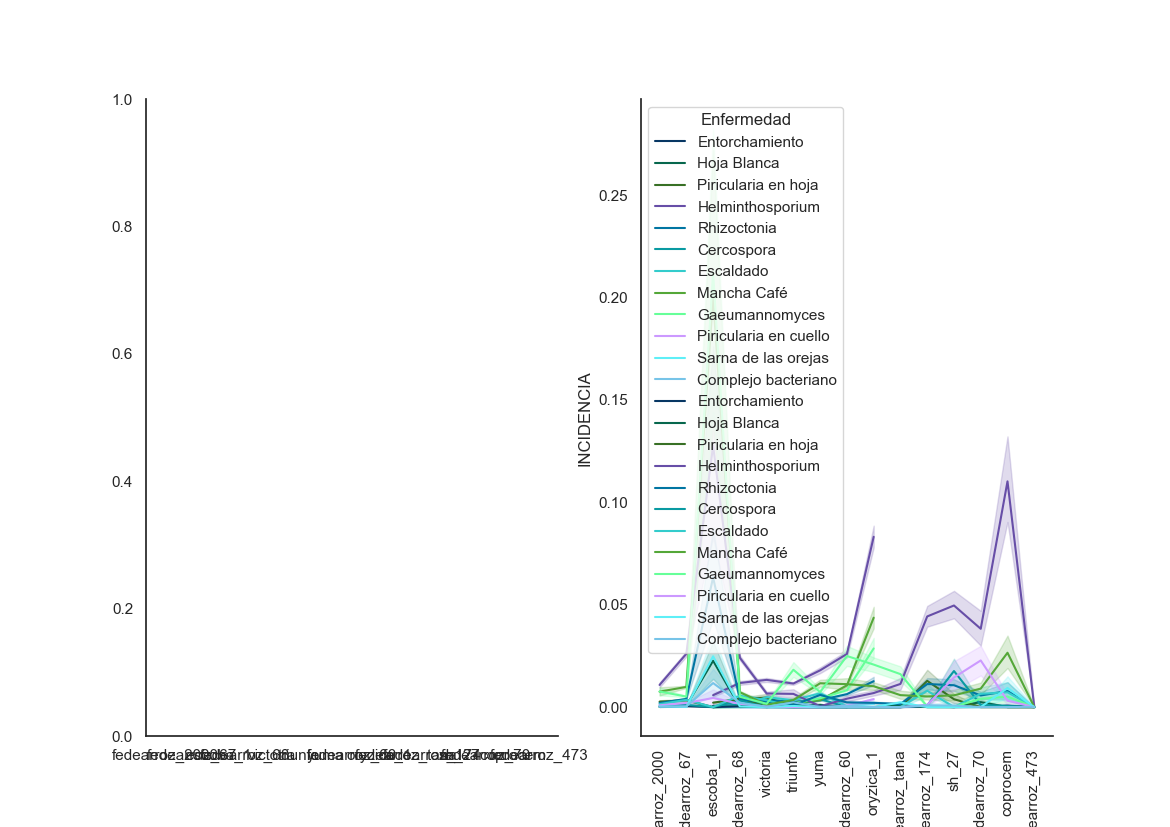

Write Python code to recreate this figure.
import pandas as pd
import numpy as np
import matplotlib.pyplot as plt
import seaborn as sns
lsp = pd.read_excel('C:\\Users\\Biomodelacion\\Desktop\\ProyectoArroz\\lotes_sensores_pesos.xlsx')

########### Consideraciones iniciales ############
nombres = {'inc_entorchamiento':'Entorchamiento', 'inc_hoja blanca':'Hoja Blanca',
           'inc_piri_hoja':'Piricularia en hoja', 'inc_helmitosporium':'Helminthosporium',
           'inc_rhizoctonia':'Rhizoctonia', 'inc_cercospora':'Cercospora',
           'inc_escaldado':'Escaldado', 'inc_mancha_cafe':'Mancha Café',
           'inc_gaeumanomices':'Gaeumannomyces', 'inc_piricularia_cuello':'Piricularia en cuello',
           'inc_sarna_orejas':'Sarna de las orejas', 'inc_complejo_bacterial':'Complejo bacteriano'}

colores_arroz = {'Entorchamiento':'#073763','Hoja Blanca': '#07674D','Piricularia en hoja':'#387025',
                 'Helminthosporium':'#674ea7','Rhizoctonia':'#0075A2','Cercospora':'#099AA2',
                 'Escaldado':'#33CCCC','Mancha Café':'#54A738','Gaeumannomyces':'#66FF99',
                 'Piricularia en cuello':'#CC99FF','Sarna de las orejas':'#5EEFF7','Complejo bacteriano':'#77C4E8',
                 'Barrenador':'#741b47','Ácaro Steneotarsonemus spinki':'#9900ff'}

marcadores_arroz = {'Entorchamiento':'o','Hoja Blanca': 'x','Piricularia en hoja':'s',
                 'Helminthosporium':'p','Rizhoctonia':'d','Cercospora':'+',
                 'Escaldado':'^','Mancha Café':'*','Gaemanomices':'H',
                 'Piricularia en cuello':'I','Sarna de las orejas':'2','Complejo Bacteriano':'X',
                 'Barrenador':'_','Ácaro Steneotarsonemus spinki':' >'}

############ Modificacion del dataset ############
valores = lsp.iloc[:,np.where(lsp.columns.str.startswith('inc_'))[0].tolist()]
identificadores = lsp[['etapa_fenologica','variedad']]
# Corrección del año 2015 para la correcta visualización.
iea = pd.concat([valores,identificadores],axis = 1)
iea.rename(columns=nombres, inplace=True)

########### Transformacion del dataset ###########
dd=pd.melt(iea,id_vars=['variedad'],value_vars=[*nombres.values()],var_name='Enfermedad')
dd1=pd.melt(iea,id_vars=['etapa_fenologica'],value_vars=[*nombres.values()],var_name='Enfermedad')
######## Se calcula la paleta de colores #########
l = [*iea.columns][0:len([*iea.columns])-2] # Se restan los ultimos.
lcolores = [colores_arroz[x] for x in l]
paleta = {[*nombres.values()][0:len([*iea.columns])-2][i]: lcolores[i] for i in range(len([*nombres.values()][0:len([*iea.columns])-2]))} # Paleta de colores para grafica

############ Se realizan las graficas ############
sns.set(style="white")
fig, axes = plt.subplots(1, 2, sharex=True, figsize=(11.7,8.27))
axes[1] = sns.lineplot(x='etapa_fenologica',y='value',data=dd1,hue='Enfermedad',palette=paleta)
plt.xticks(rotation = 90)
sns.despine()
sns.despine()
axes[0] = sns.lineplot(x='variedad',y='value',data=dd,hue='Enfermedad',palette=paleta)
sns.despine()
plt.xticks(rotation = 90)
plt.ylabel('INCIDENCIA')
plt.savefig("analisis_descriptivo\\plot7.png")

######### Generación de los comentarios ##########
# txt = " Generación de los comentarios "
# x = txt.center(50, "#")
# print(x)